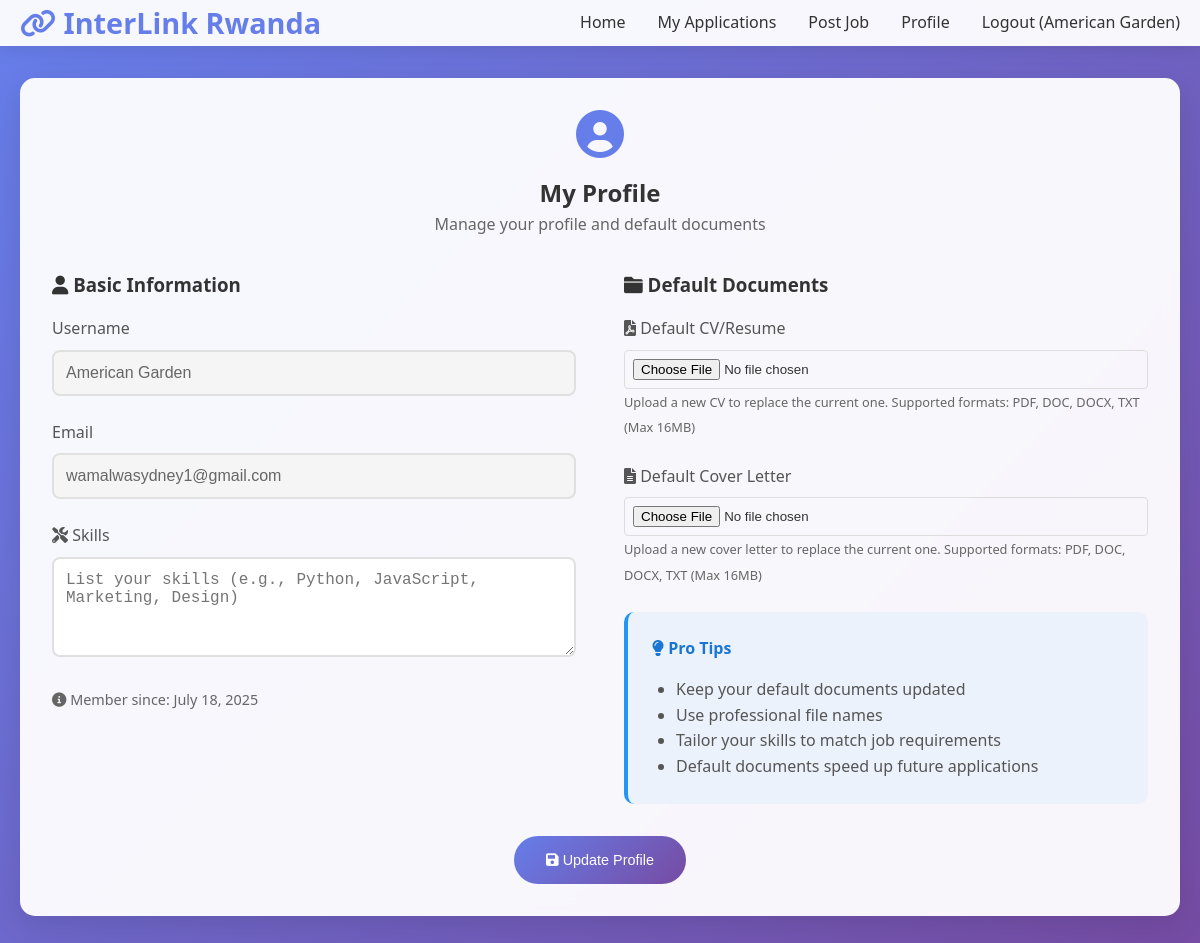
The page /profile (signed in) on the database its author committed.
### app.py (models this page shows, shortened)
class User(db.Model):
    id = db.Column(db.Integer, primary_key=True)
    username = db.Column(db.String(100), unique=True, nullable=False)
    email = db.Column(db.String(100), unique=True, nullable=False)
    password_hash = db.Column(db.String(200), nullable=False)
    role = db.Column(db.String(20), nullable=False, default='job_seeker')  # 'job_seeker' or 'job_provider'
    skills = db.Column(db.String(300))
    default_cv = db.Column(db.String(300))
    default_cover_letter = db.Column(db.String(300))
    company_name = db.Column(db.String(200))
    company_description = db.Column(db.Text)
    company_website = db.Column(db.String(300))
    company_location = db.Column(db.String(200))
    contact_person = db.Column(db.String(200))
    contact_phone = db.Column(db.String(20))
    created_at = db.Column(db.DateTime, default=datetime.utcnow)

### app.py (the view, shortened to what this page needs)
@app.route('/profile', methods=['GET', 'POST'])
@login_required
def profile():
    user = User.query.get(session['user_id'])
    return render_template('profile.html', user=user)

### app.py (called while the page is built)
@app.context_processor
def inject_user():
    return dict(get_current_user=get_current_user)

def login_required(f):
    from functools import wraps
    @wraps(f)
    def decorated_function(*args, **kwargs):
        if 'user_id' not in session:
            flash('Please log in to access this page.', 'error')
            return redirect(url_for('login'))
        return f(*args, **kwargs)
    return decorated_function

### templates/profile.html (shortened to what this page needs)
{% extends "base.html" %}
{% block content %}
<div class="content-card">
    <div style="text-align: center; margin-bottom: 2rem;">
        <i class="fas fa-user-circle" style="font-size: 3rem; color: #667eea; margin-bottom: 1rem;"></i>
        <h2>My Profile</h2>
        <p style="color: #666;">Manage your profile and default documents</p>
    </div>
    <form method="POST" enctype="multipart/form-data">
        <div style="display: grid; grid-template-columns: 1fr 1fr; gap: 3rem;">
            <div>
                <h3 style="color: #333; margin-bottom: 1rem;">
                    <i class="fas fa-user"></i> Basic Information
                </h3>
                <div class="form-group">
                    <label>Username</label>
                    <input type="text" value="{{ user.username }}" disabled
                           style="background: #f5f5f5; color: #666;">
                </div>
                <div class="form-group">
                    <label>Email</label>
                    <input type="email" value="{{ user.email }}" disabled
                           style="background: #f5f5f5; color: #666;">
                </div>
                <div class="form-group">
                    <label for="skills">
                        <i class="fas fa-tools"></i> Skills
                    </label>
                    <textarea id="skills" name="skills"
                              placeholder="List your skills (e.g., Python, JavaScript, Marketing, Design)"
                              style="min-height: 100px;">{{ user.skills or '' }}</textarea>
                </div>
                <div class="form-group">
                    <p style="color: #666; font-size: 0.9rem;">
                        <i class="fas fa-info-circle"></i>
                        Member since: {{ user.created_at.strftime('%B %d, %Y') }}
                    </p>
                </div>
            </div>
            <div>
                <h3 style="color: #333; margin-bottom: 1rem;">
                    <i class="fas fa-folder"></i> Default Documents
                </h3>
                <div class="form-group">
                    <label for="default_cv">
                        <i class="fas fa-file-pdf"></i> Default CV/Resume
                    </label>
                    <input type="file" id="default_cv" name="default_cv" accept=".pdf,.doc,.docx,.txt"
                           style="width: 100%; padding: 0.5rem; border: 1px solid #ddd; border-radius: 4px;">
                    <small style="color: #666; font-size: 0.8rem;">
                        Upload a new CV to replace the current one. Supported formats: PDF, DOC, DOCX, TXT (Max 16MB)
                    </small>
                </div>
                <div class="form-group">
                    <label for="default_cover_letter">
                        <i class="fas fa-file-alt"></i> Default Cover Letter
                    </label>
                    <input type="file" id="default_cover_letter" name="default_cover_letter" accept=".pdf,.doc,.docx,.txt"
                           style="width: 100%; padding: 0.5rem; border: 1px solid #ddd; border-radius: 4px;">
                    <small style="color: #666; font-size: 0.8rem;">
                        Upload a new cover letter to replace the current one. Supported formats: PDF, DOC, DOCX, TXT (Max 16MB)
                    </small>
                </div>
                <div style="background: rgba(33, 150, 243, 0.05); padding: 1.5rem; border-radius: 10px; border-left: 4px solid #2196f3;">
                    <h4 style="color: #1976d2; margin-bottom: 1rem;">
                        <i class="fas fa-lightbulb"></i> Pro Tips
                    </h4>
                    <ul style="color: #555; padding-left: 1.5rem; margin: 0;">
                        <li>Keep your default documents updated</li>
                        <li>Use professional file names</li>
                        <li>Tailor your skills to match job requirements</li>
                        <li>Default documents speed up future applications</li>
                    </ul>
                </div>
            </div>
        </div>
        <div style="margin-top: 2rem; text-align: center;">
            <button type="submit" class="btn btn-primary" style="padding: 1rem 2rem;">
                <i class="fas fa-save"></i> Update Profile
            </button>
        </div>
    </form>
</div>
{% endblock %}

### templates/base.html (style rules this page uses)
* { margin: 0; padding: 0; box-sizing: border-box; }
body { font-family: 'Segoe UI', Tahoma, Geneva, Verdana, sans-serif; line-height: 1.6; color: #333; background: linear-gradient(135deg, #667eea 0%, #764ba2 100%); min-height: 100vh; }
.btn { padding: 0.5rem 1.5rem; border: none; border-radius: 25px; cursor: pointer; font-weight: 500; text-decoration: none; display: inline-block; transition: all 0.3s ease; font-size: 0.9rem; }
.btn-primary { background: linear-gradient(135deg, #667eea, #764ba2); color: white; }
.content-card { background: rgba(255, 255, 255, 0.95); backdrop-filter: blur(10px); border-radius: 15px; padding: 2rem; margin-bottom: 2rem; box-shadow: 0 10px 30px rgba(0, 0, 0, 0.1); }
.form-group { margin-bottom: 1.5rem; }
label { display: block; margin-bottom: 0.5rem; font-weight: 500; color: #555; }
input[type="text"], input[type="email"], input[type="password"], textarea, select { width: 100%; padding: 0.75rem; border: 2px solid #e0e0e0; border-radius: 8px; font-size: 1rem; transition: border-color 0.3s ease; }
textarea { resize: vertical; min-height: 120px; }

### rows shown on the page
User: username "American Garden", email "wamalwasydney1@gmail.com", created_at "July 18, 2025"

### other values the page prints
{{ session.username }} "American Garden"
